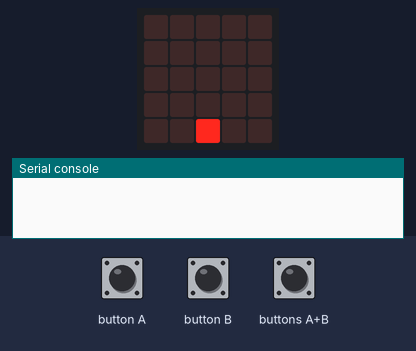
Bench run of a program on a simulated BBC micro:bit (MakeCode). On the bench: the board's 5×5 LED display, the last lines printed to the serial console. Inputs (shaded band) come from the test bench. No radio messages arrive unless stated (any console line starting 'radio sent:' is added by the test bench).

Above: at 1.2 s.
1.3 s: buttons A+B pressed for 0.15 s
At 1.5 s:
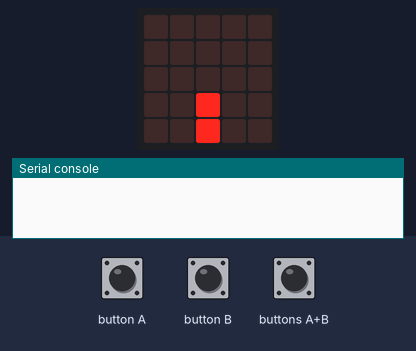
2.0 s: button A pressed for 0.15 s
At 3.3 s:
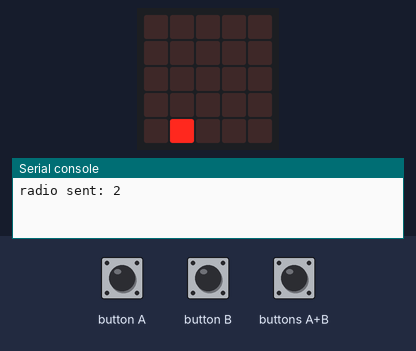
3.6 s: buttons A+B pressed for 1 s
At 4.65 s:
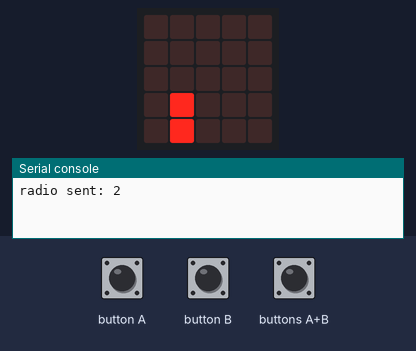
5.2 s: button A pressed for 0.15 s
At 5.9 s:
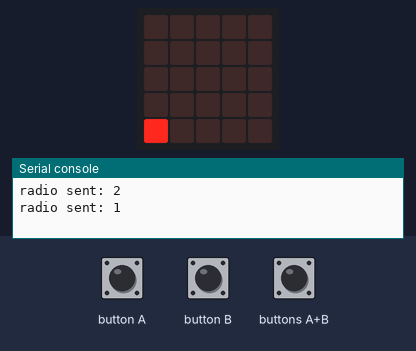
6.8 s: buttons A+B pressed for 0.15 s
At 7.0 s:
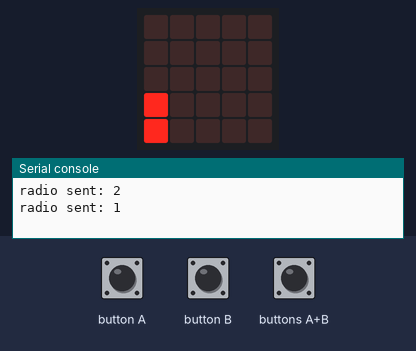
7.5 s: button B pressed for 0.15 s
At 8.8 s:
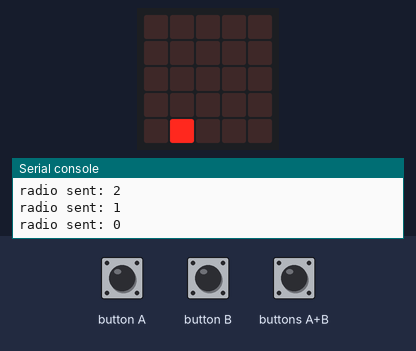
Timing chart, 0 to 10.1 s (numbered marks = the images above; inputs shaded):
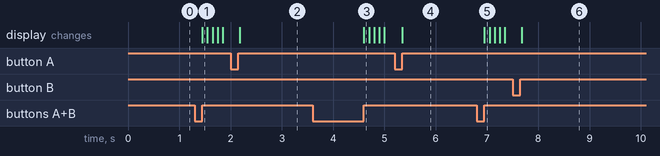

Measured:
- after the input at 1.3 s, the display: changes after 0.15 s (image 1)
- after the input at 2.0 s, the display: changes after 0.18 s (image 2)
- after the input at 3.6 s, the display: changes after 1.0 s (image 3)
- after the input at 5.2 s, the display: changes after 0.15 s (image 4)
- after the input at 6.8 s, the display: changes after 0.15 s (image 5)
- after the input at 7.5 s, the display: changes after 0.18 s (image 6)

The program:

main.ts
```typescript
input.onButtonPressed(Button.A, function () {
    if (0 < pos_x) {
        led.unplot(pos_x, pos_y)
        pos_x += -1
        led.plot(pos_x, pos_y)
    }
})
input.onButtonPressed(Button.AB, function () {
    for (let i = 0; i <= 3; i++) {
        led.plot(pos_x, 3 - i)
        basic.pause(100)
        led.unplot(pos_x, 3 - i)
    }
    radio.sendNumber(pos_x)
})
input.onButtonPressed(Button.B, function () {
    if (pos_x < 4) {
        led.unplot(pos_x, pos_y)
        pos_x += 1
        led.plot(pos_x, pos_y)
    }
})
let pos_y = 0
let pos_x = 0
pos_x = 2
pos_y = 4
led.plot(pos_x, pos_y)
basic.forever(function () {

})
```

test.ts
```typescript
// テストはここに来ます。このパッケージが拡張機能として使用されるときにはコンパイルされません。
```
